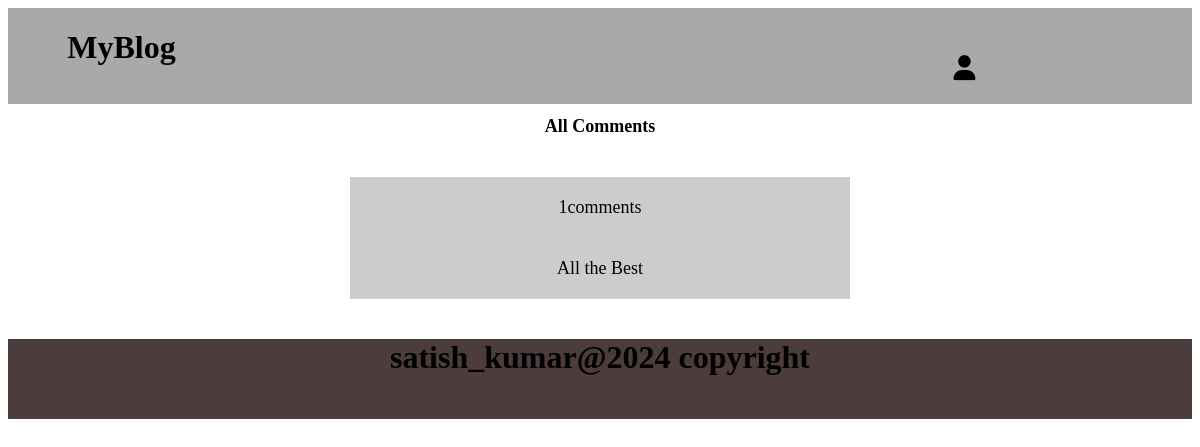
The page /viewcomment/1 on the database as committed earlier.
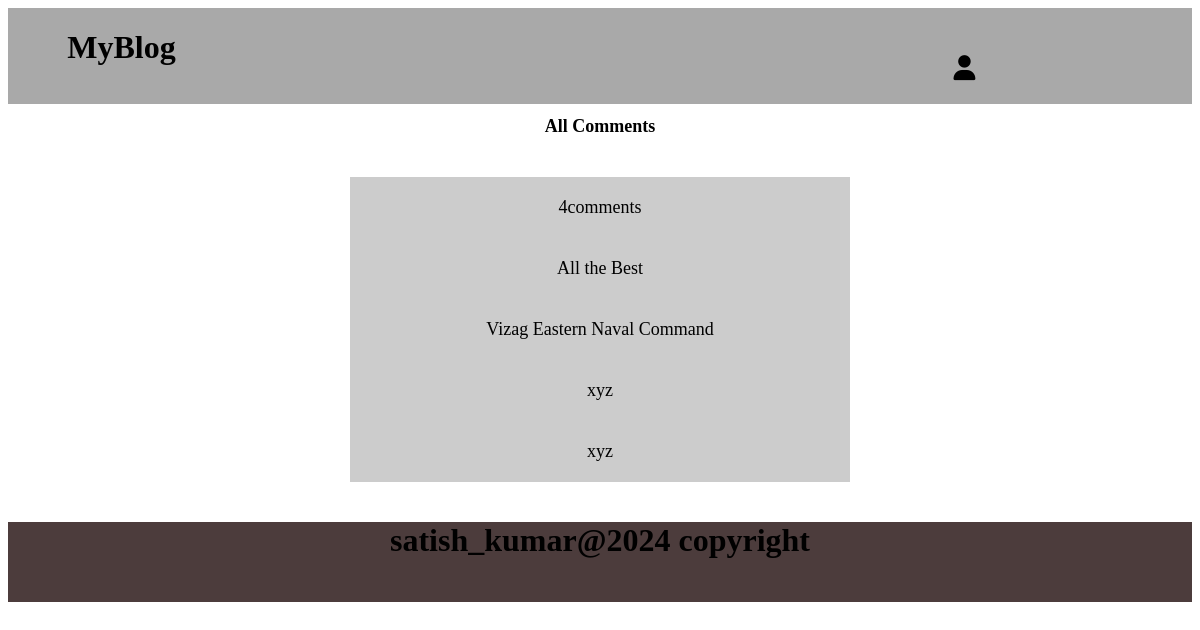
The same page on the database as committed later.
### blog/models.py (models this page shows, shortened)
class Comment(models.Model):
    post=models.ForeignKey(Post,on_delete=models.CASCADE)
    author=models.ForeignKey(User,on_delete=models.CASCADE)
    text=models.CharField(max_length=1000)
    created_date=models.DateField(default=datetime.date.today)

### blog/views.py (the view)
# urls.py: path('viewcomment/<int:post_id>',views.viewcomment,name='viewcomment'),
def viewcomment(req,post_id):
    comments=Comment.objects.filter(post__id=post_id)
    comment_count=comments.count()
    return render(req,'Comments.html',{'comments':comments,'comment_count':comment_count})

### blog/templates/Comments.html
{% extends "base.html" %}
{% block container %}
<div class="comments">
    <h1>All Comments</h1>
    <div class="comment">
        <li>{{comment_count}}comments</li>
        {% for i in comments %}
        <li>{{i.text}}</li>
        {% endfor %}
    </div>
</div>
{% endblock %}

### blog/templates/base.html (shortened to what this page needs)
{% block header %}
{% load static %}
<!DOCTYPE html>
<html lang="en">
<head>
    <link rel="stylesheet" href="{% static 'css/style.css' %}">
</head>
<body>
    <div class="nav">
        <div class="logo">
            <h1>MyBlog</h1>
        </div>
        <div class="Account">
            {% if user.is_authenticated %}
            <h2>{{user.username}}</h2>
            <button onclick="openmenu()" ><i class="fa-solid fa-bars-staggered" id="icon"></i></button>
            <ul id="menu">
                <li><a href="/">Home</a></li>
                <li><a href="CreatePost">CreatePost</a></li>
                <li><a href="allpost">Your Post</a></li>
                <li><a href="logout">Logout</a></li>
            </ul>
            {% else %}
            <a href="Register"><i class="fa-solid fa-user"></i></a>
            {% endif %}
        </div>
    </div>
    {% endblock header %}
    {% block container %}{% endblock container %}
    {% block footer %}
    <div class="footer">
    <h1>satish_kumar@2024 copyright</h1>
    </div>
</body>
</html>
{% endblock footer %}

### blog/static/css/style.css (style rules this page uses)
body { overflow-x: hidden; }
.nav { height: 12vh; width: 100%; background-color: darkgray; display: flex; justify-content: space-between; }
.nav .logo { margin-left: 5%; }
.nav .Account i { font-size: 25px; margin-top: 25px; margin-right: 100px; color: black; }
.nav .Account { align-items: center; display: flex; justify-content: space-around; width: 30%; margin-left: 200px; }
.footer { width: 100%; height: 10vh; background-color: #4c3c3c; text-align: center; }
.comments { width: 100%; background-color: #ffff; }
.comments h1 { font-size: 18px; text-align: center; }
.comments .comment { max-width: 500px; margin: 40px auto; background-color: #ccc; text-align: center; }
.comments .comment li { list-style: none; font-size: 18px; padding: 20px; }

Rows that differ between the two databases and show on the page:
added Comment: text "Vizag Eastern Naval Command"
added Comment: text "xyz"
added Comment: text "xyz"
Other text that changed with them:
{{ comment_count }}: "1" → "4"
